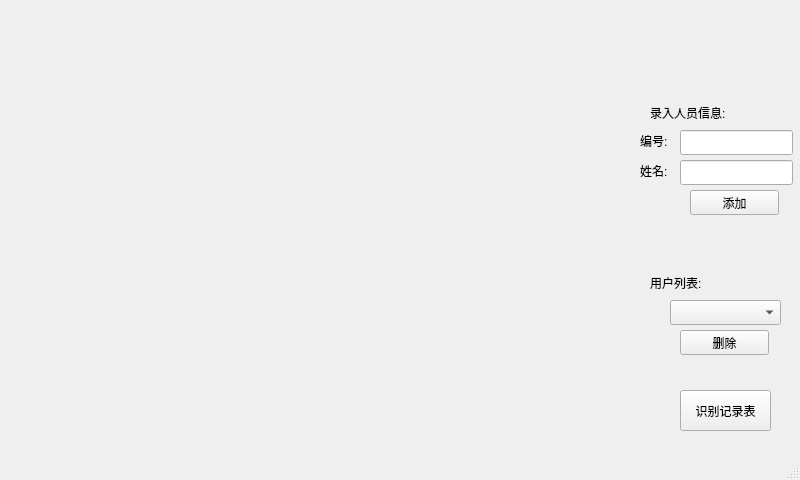
<?xml version="1.0" encoding="UTF-8"?>
<ui version="4.0">
 <class>MainWindow</class>
 <widget class="QMainWindow" name="MainWindow">
  <property name="geometry">
   <rect>
    <x>0</x>
    <y>0</y>
    <width>800</width>
    <height>480</height>
   </rect>
  </property>
  <property name="windowTitle">
   <string>MainWindow</string>
  </property>
  <widget class="QWidget" name="centralwidget">
   <widget class="QLabel" name="videoLab">
    <property name="geometry">
     <rect>
      <x>0</x>
      <y>0</y>
      <width>640</width>
      <height>480</height>
     </rect>
    </property>
    <property name="text">
     <string/>
    </property>
    <property name="pixmap">
     <pixmap>baidu_bg.png</pixmap>
    </property>
   </widget>
   <widget class="QLabel" name="label">
    <property name="geometry">
     <rect>
      <x>650</x>
      <y>100</y>
      <width>101</width>
      <height>25</height>
     </rect>
    </property>
    <property name="text">
     <string>录入人员信息:</string>
    </property>
   </widget>
   <widget class="QLineEdit" name="userIdEdit">
    <property name="geometry">
     <rect>
      <x>680</x>
      <y>130</y>
      <width>113</width>
      <height>25</height>
     </rect>
    </property>
   </widget>
   <widget class="QLineEdit" name="userNameEdit">
    <property name="geometry">
     <rect>
      <x>680</x>
      <y>160</y>
      <width>113</width>
      <height>25</height>
     </rect>
    </property>
   </widget>
   <widget class="QLabel" name="label_2">
    <property name="geometry">
     <rect>
      <x>640</x>
      <y>130</y>
      <width>41</width>
      <height>21</height>
     </rect>
    </property>
    <property name="text">
     <string>编号:</string>
    </property>
   </widget>
   <widget class="QLabel" name="label_3">
    <property name="geometry">
     <rect>
      <x>640</x>
      <y>160</y>
      <width>41</width>
      <height>21</height>
     </rect>
    </property>
    <property name="text">
     <string>姓名:</string>
    </property>
   </widget>
   <widget class="QLabel" name="label_4">
    <property name="geometry">
     <rect>
      <x>650</x>
      <y>270</y>
      <width>71</width>
      <height>25</height>
     </rect>
    </property>
    <property name="text">
     <string>用户列表:</string>
    </property>
   </widget>
   <widget class="QComboBox" name="userListBox">
    <property name="geometry">
     <rect>
      <x>670</x>
      <y>300</y>
      <width>111</width>
      <height>25</height>
     </rect>
    </property>
   </widget>
   <widget class="QPushButton" name="addUserBtn">
    <property name="geometry">
     <rect>
      <x>690</x>
      <y>190</y>
      <width>89</width>
      <height>25</height>
     </rect>
    </property>
    <property name="text">
     <string>添加</string>
    </property>
   </widget>
   <widget class="QPushButton" name="delUserBtn">
    <property name="geometry">
     <rect>
      <x>680</x>
      <y>330</y>
      <width>89</width>
      <height>25</height>
     </rect>
    </property>
    <property name="text">
     <string>删除</string>
    </property>
   </widget>
   <widget class="QPushButton" name="historyBtn">
    <property name="geometry">
     <rect>
      <x>680</x>
      <y>390</y>
      <width>91</width>
      <height>41</height>
     </rect>
    </property>
    <property name="text">
     <string>识别记录表</string>
    </property>
   </widget>
  </widget>
  <widget class="QMenuBar" name="menubar">
   <property name="geometry">
    <rect>
     <x>0</x>
     <y>0</y>
     <width>800</width>
     <height>22</height>
    </rect>
   </property>
  </widget>
  <widget class="QStatusBar" name="statusbar"/>
 </widget>
 <resources/>
 <connections/>
</ui>
